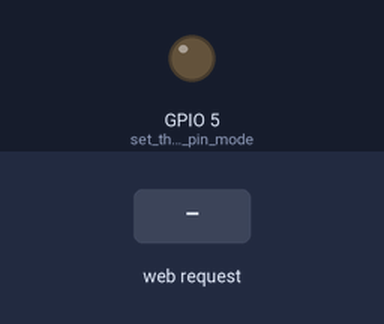
Bench run of a sketch on a simulated ESP32. Shown: output pins drawn as LEDs (lit = HIGH). The test bench sets the inputs (shaded band). WiFi joins after 1.5 s; servers stay silent unless stated; what the sketch prints to the serial monitor is not drawn.

Above: at 2.7 s.
2.8 s: HTTP request GET /H received
At 3.1 s:
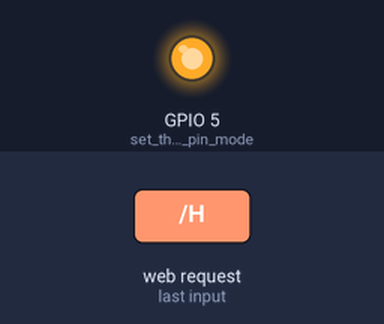
4.3 s: HTTP request GET /L received
At 5.5 s:
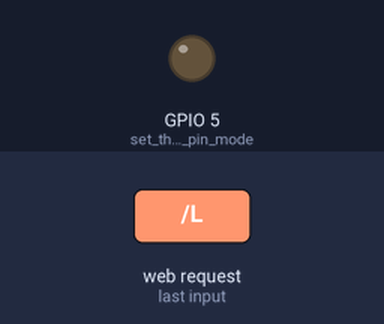
Timing chart, 0 to 7.3 s (numbered marks = the images above; inputs shaded):
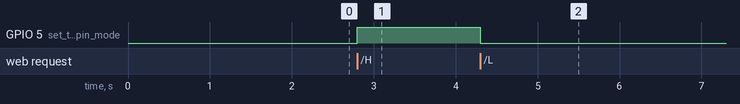

The sketch:

esp32_wifi_server.ino
```cpp
/*
 WiFi Web Server LED Blink

 A simple web server that lets you blink an LED via the web.
 This sketch will print the IP address of your WiFi Shield (once connected)
 to the Serial monitor. From there, you can open that address in a web browser
 to turn on and off the LED on pin 5.

 If the IP address of your shield is yourAddress:
 http://yourAddress/H turns the LED on
 http://yourAddress/L turns it off

 This example is written for a network using WPA2 encryption. For insecure
 WEP or WPA, change the Wifi.begin() call and use Wifi.setMinSecurity() accordingly.

 Circuit:
 * WiFi shield attached
 * LED attached to pin 5

 created for arduino 25 Nov 2012
 by Tom Igoe

ported for sparkfun esp32
31.01.2017 by Jan Hendrik Berlin

 */

#include <WiFi.h>

const char* ssid     = "addinedu308_2.4GHz";
const char* password = "addinedu1";


WiFiServer server(80);

void setup()
{
    Serial.begin(115200);
    pinMode(5, OUTPUT);      // set the LED pin mode

    delay(10);

    // We start by connecting to a WiFi network

    Serial.println();
    Serial.println();
    Serial.print("Connecting to ");
    Serial.println(ssid);

    WiFi.begin(ssid, password);

    while (WiFi.status() != WL_CONNECTED) {
        delay(500);
        Serial.print(".");
    }

    Serial.println("");
    Serial.println("WiFi connected.");
    Serial.println("IP address: ");
    Serial.println(WiFi.localIP());

    server.begin();

}

void loop(){
 WiFiClient client = server.available();   // listen for incoming clients

  if (client) {                             // if you get a client,
    Serial.println("New Client.");           // print a message out the serial port
    String currentLine = "";                // make a String to hold incoming data from the client
    char flag = '\n';

    while (client.connected()) {
      if (client.available()) {
        char c = client.read();
        Serial.write(c);

        if (c == '\n') {                    // if the byte is a newline character

          // if the current line is blank, you got two newline characters in a row.
          // that's the end of the client HTTP request, so send a response:
          if (currentLine.length() == 0) {
            // HTTP headers always start with a response code (e.g. HTTP/1.1 200 OK)
            // and a content-type so the client knows what's coming, then a blank line:
            client.println("HTTP/1.1 200 OK");
            client.println("Content-type:text/plain");
            client.println();

            // send data to pc
            sendData(client, flag);

            // The HTTP response ends with another blank line:
            client.println();
            // break out of the while loop:
            break;
          } else {    // if you got a newline, then clear currentLine:
            currentLine = "";
          }
        } else if (c != '\r') {  // if you got anything else but a carriage return character,
          currentLine += c;      // add it to the end of the currentLine
        }

        // read data from pc
        flag = checkEnd(currentLine);

      }
    }
    // close the connection:
    client.stop();
    Serial.println("Client Disconnected.");
  }
}

char checkEnd(String line) {
  // Check to see if the client request was "GET /H" or "GET /L":
  if (line.endsWith("GET /H")) {
    digitalWrite(5, HIGH);               // GET /H turns the LED on
    return 'H';
  }
  if (line.endsWith("GET /L")) {
    digitalWrite(5, LOW);                // GET /L turns the LED off
    return 'L';
  }
}

void sendData(WiFiClient client, char flag) {
  switch (flag) {
    case '\n':
      break;

    case 'H':
      client.print("MOVE H");
      flag = '\n';
      break;

    case 'L':
      client.print("MOVE H");
      flag = '\n';
      break;
  }
}
```

Measured:
- after the input at 2.8 s, GPIO 5 (set_the_LED_pin_mode): LOW → HIGH at once
- after the input at 4.3 s, GPIO 5 (set_the_LED_pin_mode): HIGH → LOW at once
